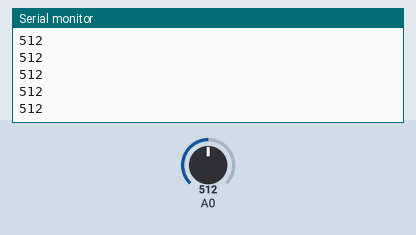
Simulated run of this sketch. Board: Arduino Uno, built with avr-gcc and run on an emulated ATmega328P. Shown: the last lines printed to the serial monitor. The test bench sets the inputs (shaded band); at power-on: A0 = 512.

Above: at 1.2 s.
1.3 s: A0 set to 716
At 1.32 s:
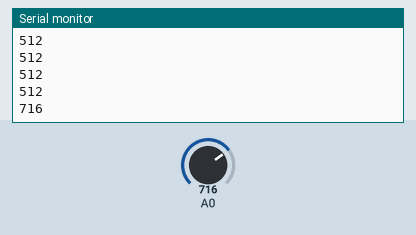
2.8 s: A0 set to 900
At 2.83 s:
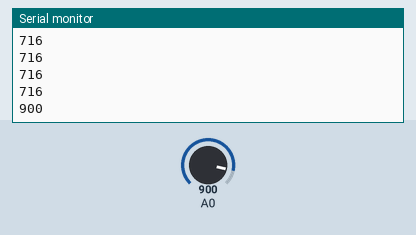
Timing chart, 0 to 5.8 s (numbered marks = the images above; inputs shaded):
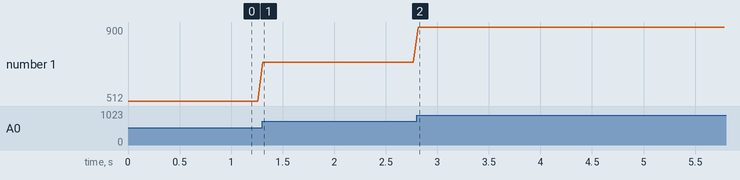

The sketch:

ANALOG_INPUT.ino
```cpp
int valorA0;

void setup()
{
  Serial.begin(9600);
  pinMode(A0,INPUT);
}

void loop()
{
  valorA0=analogRead(A0);
  Serial.println(valorA0);
  delay(50);
}
```

Measured:
- after the input at 1.3 s, the serial monitor: prints a new line at once (image 1)
- after the input at 2.8 s, the serial monitor: prints a new line at once (image 2)
- plotted number 1: 512 → 716 after the input at 1.3 s, 716 → 900 after the input at 2.8 s
